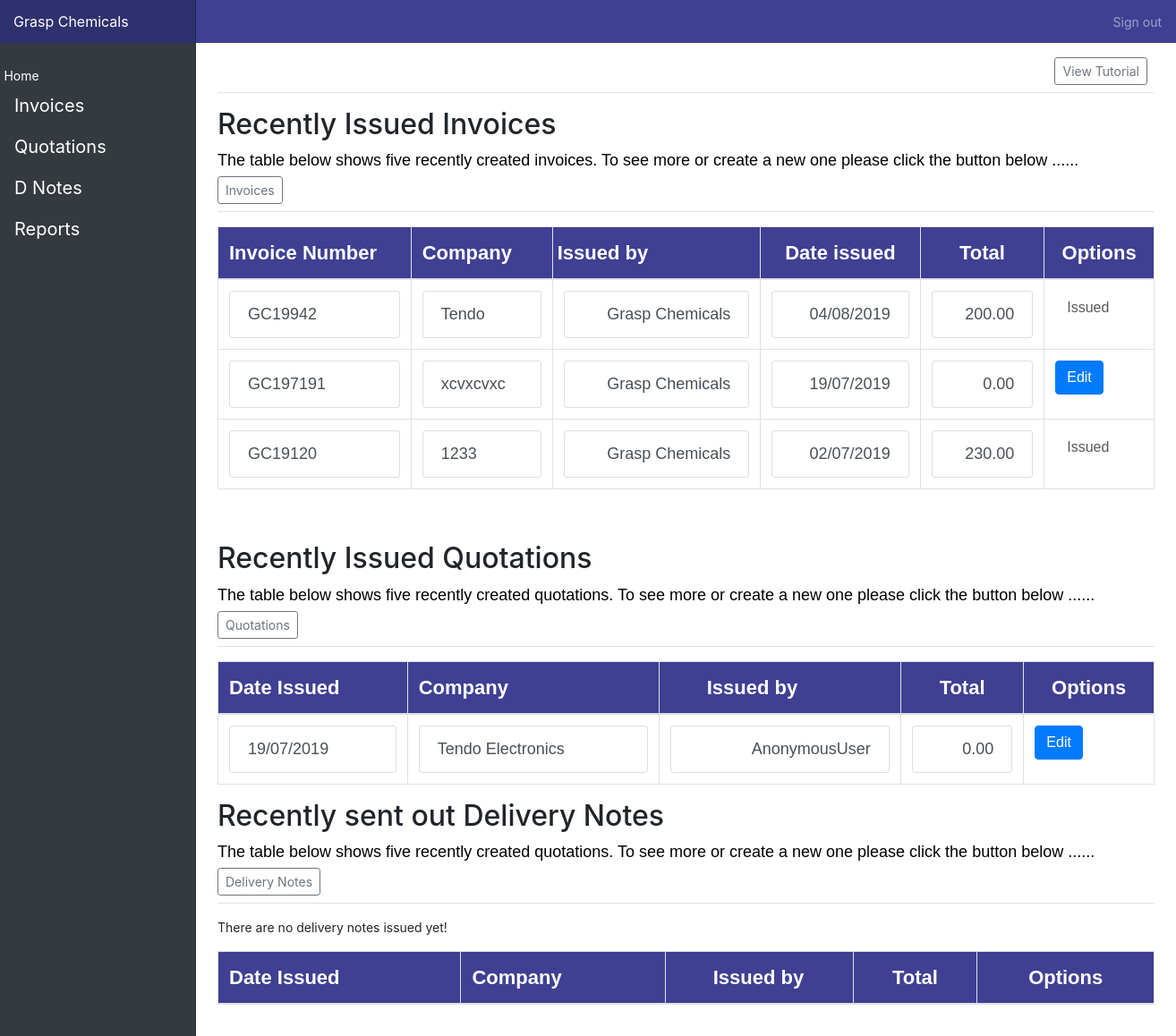
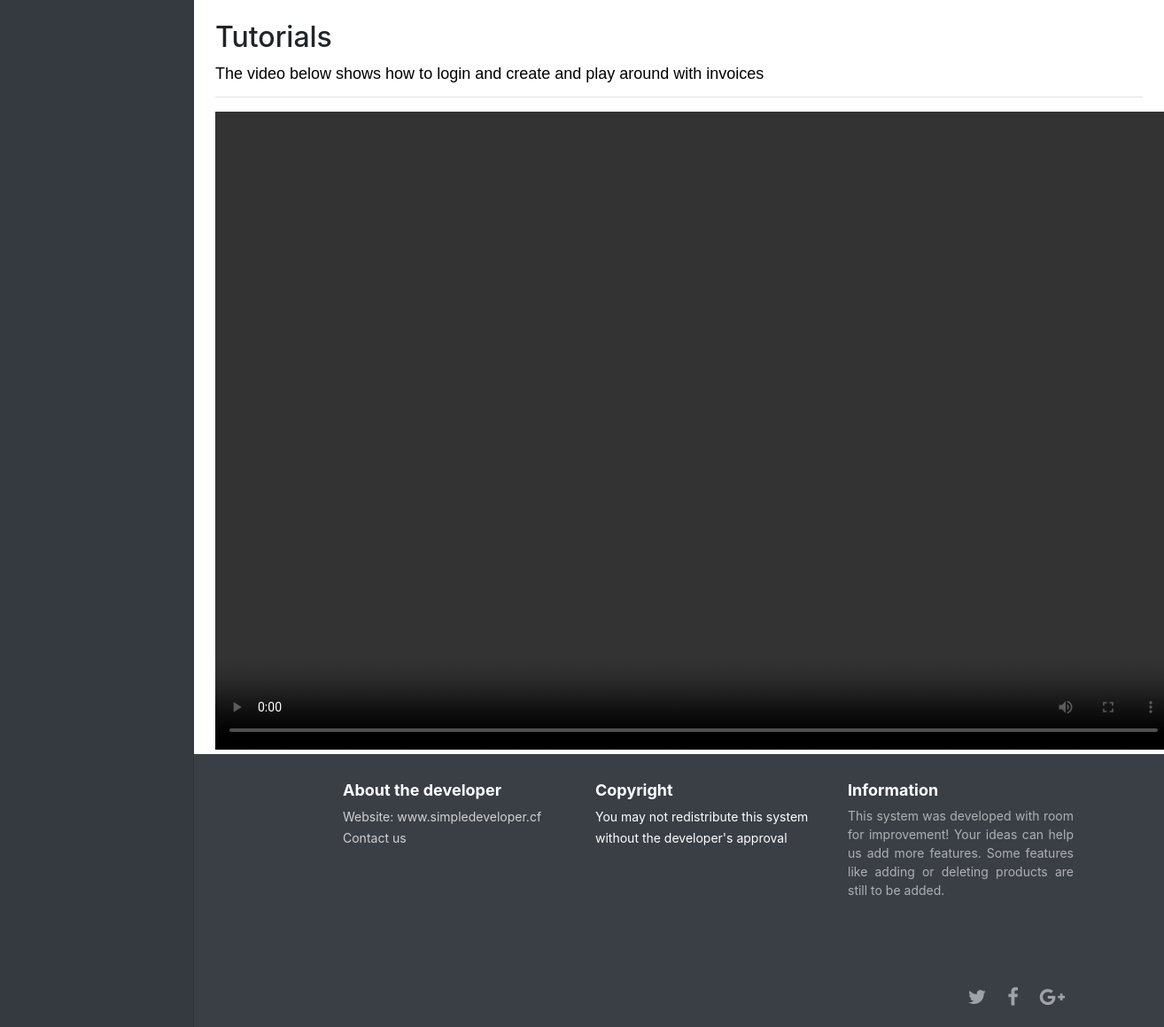
The app's page /system/ with its own data (2 pictures, top to bottom).
### system/models.py (models this page shows, shortened)
class Invoice(models.Model):
    number = models.CharField(max_length = 15)
    total = models.DecimalField(default=0.0,decimal_places=2,max_digits=25)
    date_created = models.DateTimeField('date_published')
    user_name =models.CharField(default='Grasp Chemicals',max_length = 25)
    order_number = models.CharField(default='0000000',max_length = 25)
    vat_number = models.CharField(default='00000',max_length = 25)
    vat = models.DecimalField(default=0.15,decimal_places=2,max_digits=2)

class ICustomer(models.Model):
    invoice = models.ForeignKey('Invoice',on_delete= models.CASCADE)
    c_name =models.CharField(max_length= 50)
    c_address = models.CharField(max_length= 100)
    c_address = models.CharField(max_length= 100)

class Quotation(models.Model):
    ref_number = models.CharField(max_length = 15)
    total = models.DecimalField(default=0.0,decimal_places=2,max_digits=25)
    customer = models.CharField(max_length = 50)
    customer_address = models.CharField(max_length = 50)
    user_name =models.CharField(default='Grasp Chemicals',max_length = 25)
    date_created = models.DateTimeField('date_published')

### system/views.py (the view)
# urls.py: path('', views.index, name='index'),
def index(request):
    template= 'system/index.html'
    invoice_list= Invoice.objects.order_by('-date_created')
    quotation_list= Quotation.objects.order_by('-date_created')
    delivery_list= Delivery.objects.order_by('-date_created')
    return render(request,template,{'invoice_list':invoice_list[:5],'mUser':request.user, 'quotation_list':quotation_list[:5], 'delivery_list':delivery_list[:5]})

### system/templates/system/index.html (shortened to what this page needs)
<!doctype html>
<html lang="en">
<head>
    {% load static %}
    <link rel="stylesheet" type="text/css" href="{% static "system/css/styles.css" %}">
    <link rel="stylesheet" type="text/css" href="{% static "system/css/bootstrap.min.css" %}" >
    <link rel="stylesheet" type="text/css" href="{% static "system/css/bootstrap.css" %}" >
    <link href="{%static "dist/css/bootstrap.min.css"%}" rel="stylesheet">
    <link rel="stylesheet" type="text/css" href="{% static "system/css/dashboard.css" %}">
    <link rel="stylesheet" href=" {% static "system/css/footer.css"%} ">
    <link rel="stylesheet" href="http://cdnjs.cloudflare.com/ajax/libs/font-awesome/4.6.3/css/font-awesome.min.css">
  </head>
  <body>
    <nav class="navbar navbar-dark sticky-top flex-md-nowrap p-0" style="background-color: #3F4093;">
      <a class="navbar-brand col-sm-2 col-md-2 mr-0" href="#">Grasp Chemicals</a>
      <ul class="navbar-nav px-3">
        <li class="nav-item text-nowrap">
          <a class="nav-link" href="{% url 'admin:logout' %}">Sign out</a>
        </li>
      </ul>
    </nav>
    <div class="container-fluid">
      <div class="row">
        <nav class="col-md-2 d-none d-md-block bg-dark sidebar">
          <div class="sidebar-sticky" style="padding-top:12%;">
            <ul class="nav flex-column" id = "list">
              <li class="nav-item">
                <a style="padding-left:2%;"class="white" class="nav-link btn-lg " href="#top" >
                  Home
                </a>
              </li>
              <li class="nav-item btn-lg ">
                <a class="white"; class="nav-link" href="{% url 'system:invoices' %}">
                  Invoices
                </a>
              </li>
              <li class="nav-item btn-lg ">
                <a class="white"; id="5"class="nav-link" href="{% url 'system:invoices' %}">
                  Quotations
                </a>
              </li>
              <li class="nav-item btn-lg ">
                <a class="white"; id="5"class="nav-link" href="{% url 'system:deliveries' %}">
                  D Notes
                </a>
              </li>
              <li class="nav-item btn-lg ">
                <a class="white"; id="5"class="nav-link" href="#">
                  Reports
                </a>
              </li>
            </ul>
          </div>
        </nav>
        <main role="main" class="col-md-9 ml-sm-auto col-lg-10 pt-3 px-4">
          <div class="d-flex justify-content-between flex-wrap flex-md-nowrap align-items-center pb-2 mb-3 border-bottom">
            <div class="btn-toolbar mb-2 mb-md-0">
              <div class="btn-group mr-2">
                <a href="#tut" class="btn btn-sm btn-outline-secondary" id=top>View Tutorial</a>
              </div>
            </div>
          </div>
          <h2>Recently Issued Invoices</h2>
          <p class="p">The table below shows five recently created invoices. To see more or create a new one please click the button below ......</p>
          <div class="d-flex justify-content-between flex-wrap flex-md-nowrap align-items-center pb-2 mb-3 border-bottom">
            <div class="btn-toolbar mb-2 mb-md-0">
              <div class="btn-group mr-2">
                <a class="btn btn-sm btn-outline-secondary" href="{% url 'system:invoices' %}">{{' Invoices'}}</a>
              </div>
            </div>
          </div>
            <table class="table  table-hover  ">
              <thead>
                <tr style="background-color:#3F4093; border-radius:10px;"class="p">
                  <th class= "table-bordered"scope="col-1" style="color: white;">Invoice Number</th>
                  <th class= "table-bordered"scope="col-1" style="color: white;">Company</th>
                  <th class= "table-bordered"scope="col" style="color: white;padding-left:0.5%;" >Issued by</th>
                  <th class= "header table-bordered "scope="col" style="color: white;">Date issued</th>
                  <th class= "header table-bordered "scope="col" style="color: white;">Total</th>
                  <th class= "header table-bordered "scope="col" style="color: white;">Options</th>
                </tr>
              </thead>
              <tbody>
                {% load django_template_maths %}
                {% if invoice_list %}
                {% for q in invoice_list%}
                  {% with total=q.total %}
                    <tr>
                      <td class= "table-bordered"><a href="{% url 'system:idetail' q.id%}" class="list-group-item list-group-item-action"> {{q.number}}</a>
                      <td class= "table-bordered">
                        {% for c in q.icustomer_set.all%}
                        <a href="{% url 'system:idetail' q.id%}" class="list-group-item list-group-item-action"> {{c.c_name}}</a>
                        {% endfor %}
                      </td>
                      <td class="data table-bordered"><a href="{% url 'system:idetail' q.id%}" class="list-group-item list-group-item-action"> {{q.user_name}}</a></td>
                      <td class="data table-bordered"><a href="{% url 'system:idetail' q.id%}" class="list-group-item list-group-item-action"> {{q.date_created|date:"d"}}/{{q.date_created|date:"m"}}/{{q.date_created|date:"Y"}}</a></td>
                      <td class="data table-bordered"><a href="{% url 'system:idetail' q.id%}" class="list-group-item list-group-item-action"> {{q.total}}</a></td>
                      <td  class=" table-bordered" style="align:center">
                        {% if q.total <= 0 %}
                        <a href="{% url 'system:add_details' q.id%}" class=" btn btn-primary float-sm-left" style="text-align:center; margin-right:10px;">Edit</a>
                        {% else %}
                        <a class="  btn  disabled" href="#"style="color:#000000;text-align:center">Issued</a>
                        {%endif%}
                      </td>
                    </tr>
                    {% endwith %}
                {% endfor %}
                {% endif %}
              </tbody>
            </table>
            <br><br>
            <h2>Recently Issued Quotations</h2>
            <p class="p">The table below shows five recently created quotations. To see more or create a new one please click the button below ......</p>
            <div class="d-flex justify-content-between flex-wrap flex-md-nowrap align-items-center pb-2 mb-3 border-bottom">
              <div class="btn-toolbar mb-2 mb-md-0">
                <div class="btn-group mr-2">
                  <a class="btn btn-sm btn-outline-secondary" href="{% url 'system:quotations' %}"> Quotations</a>
                </div>
              </div>
            </div>
            <table class="table  table-hover  ">
              <thead>
                <tr style="background-color:#3F4093;"class="p">
                  <th class= "table-bordered"scope="col-1" style="color: white;">Date Issued</th>
                  <th class= "table-bordered"scope="col-1" style="color: white;">Company</th>
                  <th class= "table-bordered"scope="col" style="color: white;padding-left:5%;" >Issued by</th>
                  <th class= "header table-bordered "scope="col" style="color: white;">Total</th>
                  <th class= "header table-bordered "scope="col" style="color: white;">Options</th>
                </tr>
              </thead>
              <tbody>
                {% load django_template_maths %}
                {% if quotation_list %}
                {% for q in quotation_list%}
                  {% with total=q.total %}
                    <tr>
                      <td class= "table-bordered"><a href="{% url 'system:qdetail' q.id%}" class="list-group-item list-group-item-action"> {{q.date_created|date:"d"}}/{{q.date_created|date:"m"}}/{{q.date_created|date:"Y"}}</a>
                      <td class= "table-bordered">
                        <a href="{% url 'system:qdetail' q.id%}" class="list-group-item list-group-item-action"> {{q.customer}}</a>
                      </td>
                      <td class="data table-bordered"><a href="{% url 'system:qdetail' q.id%}" class="list-group-item list-group-item-action"> {{q.user_name}}</a></td>
                      <td class="data table-bordered"><a href="{% url 'system:qdetail' q.id%}" class="list-group-item list-group-item-action"> {{q.total}}</a></td>
                      <td  class=" table-bordered" style="align:center">
                        {% if q.total <= 0 %}
                        <a href="{% url 'system:qpreview' q.id%}" class=" btn btn-primary float-sm-left" style="text-align:center; margin-right:10px;">Edit</a>
                        {% else %}
                        <a class="  btn  disabled" href="#"style="color:#000000;text-align:center">Issued</a>
                        {%endif%}
                      </td>
                    </tr>
                    {% endwith %}
                {% endfor %}
                {% else %}
                <p>There are no delivery notes issued yet!</p>
                {% endif %}
              </tbody>
            </table>
            <h2>Recently sent out Delivery Notes</h2>
            <p class="p">The table below shows five recently created quotations. To see more or create a new one please click the button below ......</p>
            <div class="d-flex justify-content-between flex-wrap flex-md-nowrap align-items-center pb-2 mb-3 border-bottom">
              <div class="btn-toolbar mb-2 mb-md-0">
                <div class="btn-group mr-2">
                  <a class="btn btn-sm btn-outline-secondary" href="{% url 'system:deliveries' %}"> Delivery Notes</a>
                </div>
              </div>
            </div>
            <table class="table  table-hover  ">
              <thead>
                <tr style="background-color:#3F4093;"class="p">
                  <th class= "table-bordered"scope="col-1" style="color: white;">Date Issued</th>
                  <th class= "table-bordered"scope="col-1" style="color: white;">Company</th>
                  <th class= "table-bordered"scope="col" style="color: white;padding-left:5%;" >Issued by</th>
                  <th class= "header table-bordered "scope="col" style="color: white;">Total</th>
                  <th class= "header table-bordered "scope="col" style="color: white;">Options</th>
                </tr>
              </thead>
              <tbody>
                {% load django_template_maths %}
                {% if delivery_list %}
                {% for q in delivery_list%}
                  {% with total=q.total %}
                    <tr>
                      <td class= "table-bordered"><a href="{% url 'system:ddetail' q.id%}" class="list-group-item list-group-item-action"> {{q.date_created|date:"d"}}/{{q.date_created|date:"m"}}/{{q.date_created|date:"Y"}}</a>
                      <td class= "table-bordered">
                        <a href="{% url 'system:ddetail' q.id%}" class="list-group-item list-group-item-action"> {{q.customer}}</a>
                      </td>
                      <td class="data table-bordered"><a href="{% url 'system:ddetail' q.id%}" class="list-group-item list-group-item-action"> {{q.user_name}}</a></td>
                      <td class="data table-bordered"><a href="{% url 'system:ddetail' q.id%}" class="list-group-item list-group-item-action"> {{q.total}}</a></td>
                      <td  class=" table-bordered" style="align:center">
                        {% if q.total <= 0 %}
                        <a href="{% url 'system:dpreview' q.id%}" class=" btn btn-primary float-sm-left" style="text-align:center; margin-right:10px;">Edit</a>
                        {% else %}
                        <a class="  btn  disabled" href="#"style="color:#000000;text-align:center">Issued</a>
                        {%endif%}
                      </td>
                    </tr>
                    {% endwith %}
                {% endfor %}
                {% else %}
                <p>There are no delivery notes issued yet!</p>
                {% endif %}
              </tbody>
            </table>
              <br><br>
              <h2 id="tut">Tutorials </h2>
              <p class="p">The video below shows how to login and create and play around with invoices</p>
              <div class="d-flex justify-content-between flex-wrap flex-md-nowrap align-items-center pb-2 mb-3 border-bottom">
              </div>
              <video width="1080" height="720" controls>
                <source src="{% static "system/invoice.mp4" %}" type="video/mp4">
              </video>
        </main>
      </div>
    </div>
    <footer id="myFooter">
        <div class="container">
            <div class="row">
                <div class="col-sm-3">
                    <h5>Get started</h5>
                    <ul>
                        <li><a href="#">Home</a></li>
                    </ul>
                </div>
                <div class="col-sm-3">
                    <h5>About the developer</h5>
                    <ul>
                        <li><a href="#">Website: www.simpledeveloper.cf</a></li>
                        <li><a href="emillio@simpledeveloper.cf">Contact us</a></li>
                    </ul>
                </div>
                <div class="col-sm-3">
                    <h5>Copyright </h5>
                    <ul>
                        <p> You may not redistribute this system without the developer's approval </p>
                    </ul>
                </div>
                <div class="col-sm-3 info">
                    <h5>Information</h5>
                    <p> This system was developed with room for improvement! Your ideas can help us add more features. Some features like adding or deleting products are still to be added. </p>
                </div>
            </div>
        </div>
        <div class="second-bar">
           <div class="container">
                <h2 class="logo"><a href="#"> LOGO </a></h2>
                <div class="social-icons">
                    <a href="#" class="twitter"><i class="fa fa-twitter"></i></a>
                    <a href="#" class="facebook"><i class="fa fa-facebook"></i></a>
                    <a href="#" class="google"><i class="fa fa-google-plus"></i></a>
                </div>
            </div>
        </div>
    </footer>
  </body>
</html>

### records on screen
Invoice: number "GC19942", user_name "Grasp Chemicals", date_created "04", date_created "08", date_created "2019", total "200.00", shows "Issued"
ICustomer: c_name "Tendo"
Invoice: number "GC197191", user_name "Grasp Chemicals", date_created "19", date_created "07", date_created "2019", total "0.00", shows "Edit"
ICustomer: c_name "xcvxcvxc"
Invoice: number "GC19120", user_name "Grasp Chemicals", date_created "02", date_created "07", date_created "2019", total "230.00", shows "Issued"
ICustomer: c_name "1233"
Quotation: date_created "19", date_created "07", date_created "2019", customer "Tendo Electronics", user_name "AnonymousUser", total "0.00", shows "Edit"

### other values on screen
{{ ' Invoices' }} "Invoices"
